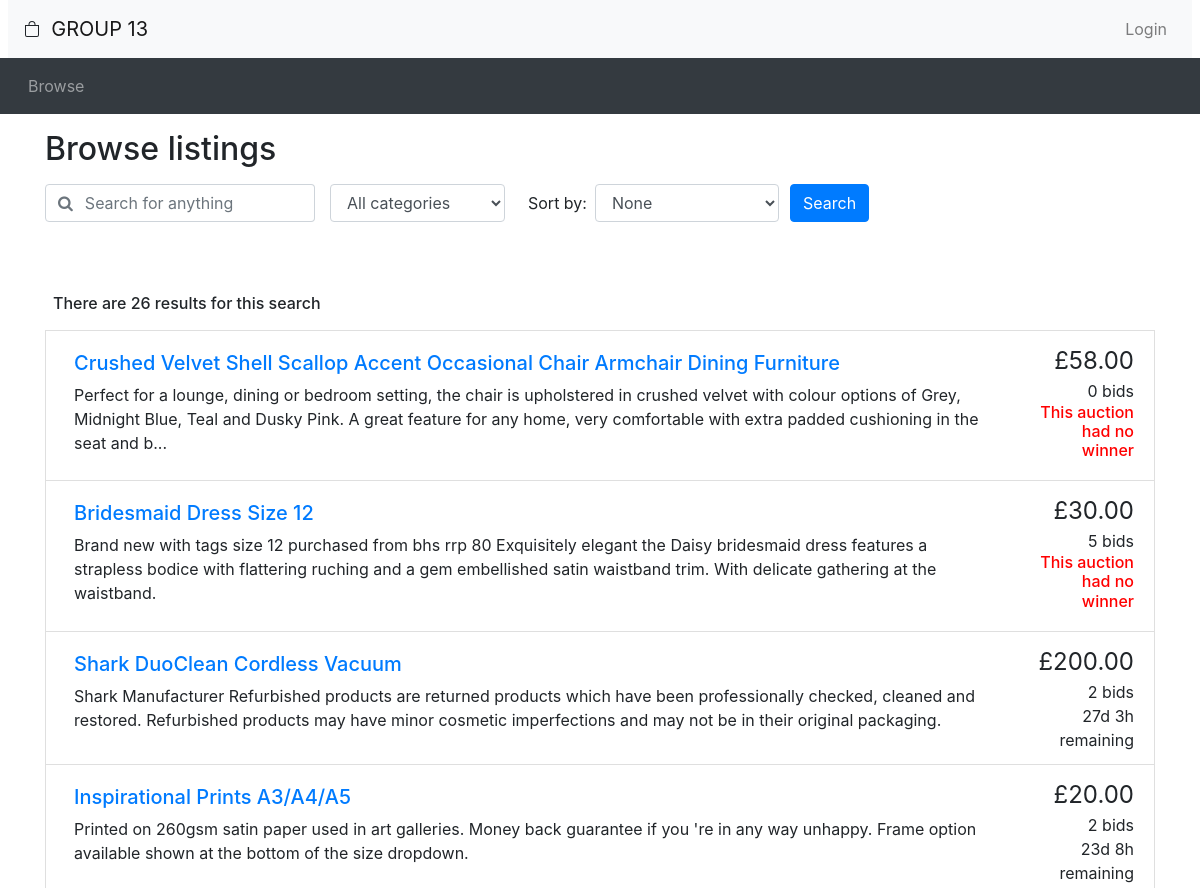
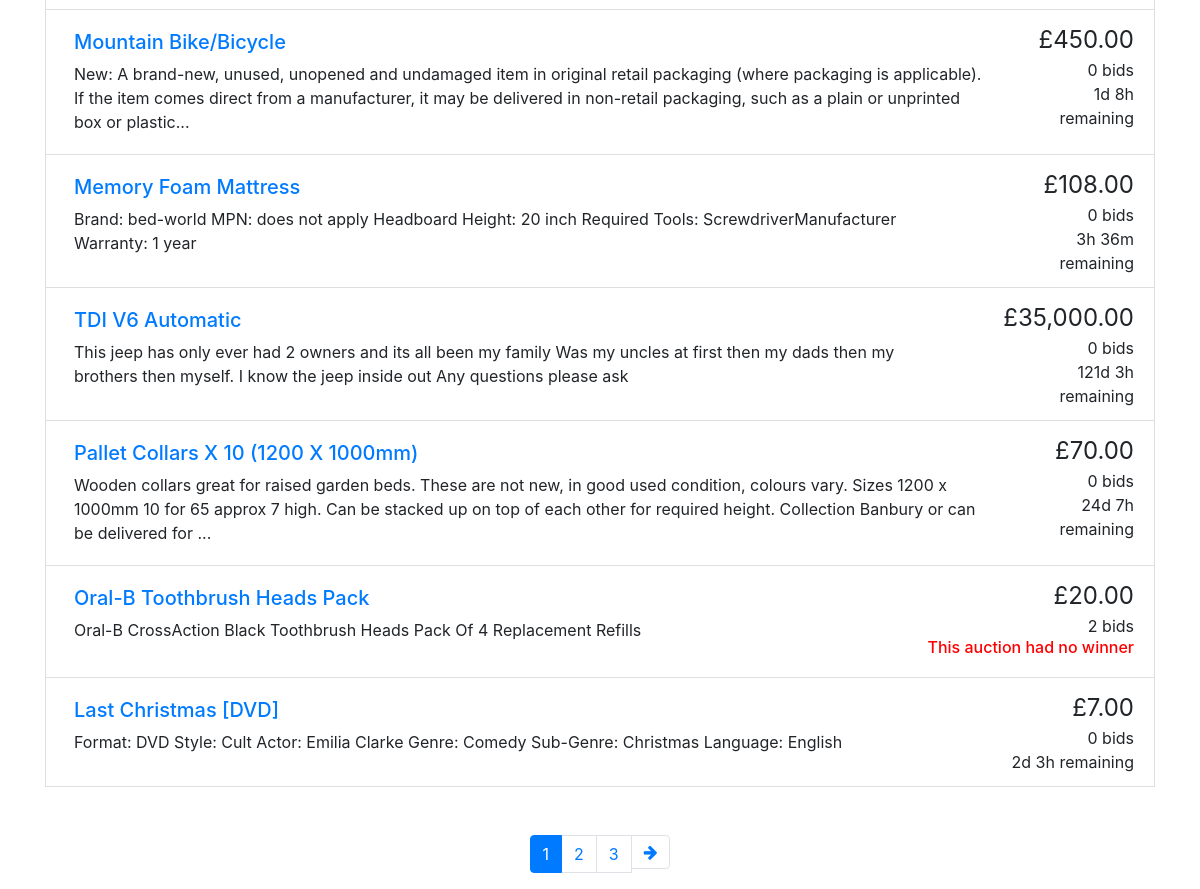
/auction/browse.php, run on the app's committed database (2 pictures, top to bottom).
### tables this page shows
CREATE TABLE IF NOT EXISTS `auction` (
  `auctionNo` int(10) UNSIGNED NOT NULL AUTO_INCREMENT,
  `auctionStatus` tinyint(1) NOT NULL DEFAULT '1',
  `category` varchar(35) NOT NULL DEFAULT 'Other',
  `title` varchar(100) NOT NULL DEFAULT 'Unnamed Auction',
  `auctionDescription` text,
  `startingPrice` int(10) UNSIGNED NOT NULL,
  `reservePrice` int(10) UNSIGNED DEFAULT NULL,
  `increments` int(10) UNSIGNED NOT NULL DEFAULT '1',
  `startDate` datetime NOT NULL,
  `endDate` datetime NOT NULL,
  `sellerId` int(11) UNSIGNED NOT NULL,
  PRIMARY KEY (`auctionNo`),
  KEY `sellerId` (`sellerId`)
);

### auction/utilities.php (the view, shortened to what this page needs)
<?php
function display_time_remaining($interval) {
    if ($interval->days == 0 && $interval->h == 0) {
      $time_remaining = $interval->format('%im %Ss');
    }
    else if ($interval->days == 0) {
      $time_remaining = $interval->format('%hh %im');
    }
    else {
      $time_remaining = $interval->format('%ad %hh');
    }
  return $time_remaining;
}
function print_listing_li($item_id, $title, $desc, $price, $num_bids, $end_time, $auction_status)
{
  if (strlen($desc) > 250) {
    $desc_shortened = substr($desc, 0, 250) . '...';
  }
  else {
    $desc_shortened = $desc;
  }
  if ($num_bids == 1) {
    $bid = ' bid';
  }
  else {
    $bid = ' bids';
  }
  $now = new DateTime();
  if (gettype($end_time) != 'object') {$end_time = new DateTime($end_time);}
  if ($now > $end_time && $auction_status == 0 ) {
    $fetch_winner_query = "SELECT email FROM buyer WHERE buyerId = (SELECT buyerId FROM winner WHERE auctionNo = '$item_id') ";
    $fetch_winner = mysqli_fetch_row(mysqli_query($GLOBALS['connection'], $fetch_winner_query));
    if (!$fetch_winner) {
      $time_remaining = "<h6 style=\"color:red\">This auction had no winner</h6>";
    }
    else {
      if (isset($_SESSION['username']) && $fetch_winner[0] == $_SESSION['username']) {$fetch_winner[0] = 'you';}
      $time_remaining = "<h6 style=\"color:green\">This auction was won by $fetch_winner[0]";
    }
  }
  else {
    $time_to_end = date_diff($now, $end_time);
    $time_remaining = display_time_remaining($time_to_end) . ' remaining';
  }
  echo('
    <li class="list-group-item d-flex justify-content-between">
    <div class="p-2 mr-5"><h5><a href="listing.php?item_id=' . $item_id . '">' . $title . '</a></h5>' . $desc_shortened . '</div>
    <div class="text-right "><span style="font-size: 1.5em">£' . number_format($price, 2) . '</span><br/>' . $num_bids . $bid . '<br/>' . $time_remaining . '</div>
  </li>'
  );
}
?>

### auction/footer.php (shortened to what this page needs)
</body>
</html>

### auction/header.php (shortened to what this page needs)
<?php require("utilities.php")?>
<?php require("footer.php")?>
<!doctype html>
<html lang="en">
<head>
  <link rel="stylesheet" href="css/bootstrap.min.css">
  <link rel="stylesheet" href="https://cdnjs.cloudflare.com/ajax/libs/font-awesome/4.7.0/css/font-awesome.min.css">
  <link rel="stylesheet" href="css/custom.css">
</head>
<body>
<nav class="navbar navbar-expand-lg navbar-light bg-light mx-2">
  <a class="navbar-brand" href="browse.php">&nbsp; GROUP 13 </a>
  <ul class="navbar-nav ml-auto">
    <li class="nav-item">
<?php
  if (isset($_SESSION['logged_in']) && $_SESSION['logged_in'] == true) {
    echo '<a class="nav-link" href="logout.php">Logout</a>';
  }
  else {
    echo '<button type="button" class="btn nav-link" data-toggle="modal" data-target="#loginModal">Login</button>';
  }
?>
    </li>
  </ul>
</nav>
<nav class="navbar navbar-expand-lg navbar-dark bg-dark">
  <ul class="navbar-nav align-middle">
	<li class="nav-item mx-1">
      <a class="nav-link" href="browse.php">Browse</a>
    </li>
  </ul>
</nav>

### auction/browse.php (shortened to what this page needs)
<?php require("header.php")?>
<div class="container">
<h2 class="my-3">Browse listings</h2>
<div id="searchSpecs">
<form method="get" action="browse.php">
  <div class="row">
    <div class="col-md-3 pr-0">
      <div class="form-group">
	    <div class="input-group">
          <div class="input-group-prepend">
            <span class="input-group-text bg-transparent pr-0 text-muted">
              <i class="fa fa-search"></i>
            </span>
          </div>
          <input type="text" class="form-control border-left-0" id="keyword" placeholder="Search for anything" value="<?= (isset($_GET['keyword'])) ? strip_tags($_GET['keyword']) : '' ?>" name='keyword'>
        </div>
      </div>
    </div>
    <div class="col-md-2 pr-0">
      <div class="form-group">
        <select class="form-control" id="cat" name="cat">
          <option selected value="all">All categories</option>
        </select>
      </div>
    </div>
    <div class="col-md-3 pr-0">
      <div class="form-inline">
        <label class="mx-2" for="order_by">Sort by:</label>
        <select class="form-control" id="order_by" name="order_by">
          <option selected value="selected">None</option>
        </select>
      </div>
    </div>
    <div class="col-sm-1 px-0 ">
      <button type="submit" class="btn btn-primary">Search</button>
    </div>
  </div>
</form>
</div>
</div>
<div class="container mt-5">
<?php
  $query = "SELECT title, auctionNo, auctionDescription, category, endDate, bidNo, auctionStatus,
                CASE WHEN startingPrice>=max(bidAmount) OR max(bidAmount) IS NULL
                THEN startingPrice
                ELSE max(bidAmount)
                END maxJoinPrice
                FROM (SELECT title,auction.auctionNo,auctionDescription,category, endDate, createbid.bidNo, bid.bidAmount, startingPrice, auctionStatus
                      FROM (auction LEFT JOIN createbid ON createbid.auctionNo=auction.auctionNo)
                      LEFT JOIN bid ON createbid.bidNo=bid.bidNo";
  $query_cond = "";
  $order_cond = "";
  $query_cond .= ") AS comprehensive GROUP BY auctionNo";
  $query .= $query_cond;
  $query .= $order_cond;
  $result = mysqli_query($connection, $query) or die('Error connecting to SQL server.');
  $num_results = 0;
  while ($row = mysqli_fetch_assoc($result))
  {
      $num_results ++;
  }
  echo('
    <div class="p-2 mr-5"><h6>There are ' . $num_results . ' results for this search </h6>'  . '</div>');
  $results_per_page = 10;
  $max_page = ceil($num_results / $results_per_page);
  if (!isset($_GET['page']))
  {
    $curr_page = 1;
    $query_cond = " LIMIT 0,10 " ;
    $query .= $query_cond;
    $result = mysqli_query($connection, $query) or die('result.' . mysql_error());
    while ($row = mysqli_fetch_assoc($result))
    {
      $item_id = $row['auctionNo'];
      $title = $row['title'];
      $description = $row['auctionDescription'];
      $current_price = $row['maxJoinPrice'];
      $auction_status = $row['auctionStatus'];
      $bid_num_query = "SELECT COUNT(bidNo) FROM createbid WHERE auctionNo='$item_id'";
      $bid_num_result = mysqli_query($connection, $bid_num_query) or die('result.' . mysql_error());
      $bid_num_row = mysqli_fetch_assoc($bid_num_result);
      $num_bids = $bid_num_row['COUNT(bidNo)'];
      $end_date = $row['endDate'];
      print_listing_li($item_id, $title, $description, $current_price, $num_bids, $end_date, $auction_status);
    }
  }
?>
<nav aria-label="Search results pages" class="mt-5">
  <ul class="pagination justify-content-center">
<?php
  $querystring = "";
  $high_page_boost = max(3 - $curr_page, 0);
  $low_page_boost = max(2 - ($max_page - $curr_page), 0);
  $low_page = max(1, $curr_page - 2 - $low_page_boost);
  $high_page = min($max_page, $curr_page + 2 + $high_page_boost);
if ($num_results)
{
  for ($i = $low_page; $i <= $high_page; $i++) {
    if ($i == $curr_page) {
      echo('
    <li class="page-item active">');
    }
    else {
      echo('
    <li class="page-item">');
    }
    echo('
      <a class="page-link" href="browse.php?' . $querystring . 'page=' . $i . '">' . $i . '</a>
    </li>');
  }
  if ($curr_page != $max_page) {
    echo('
    <li class="page-item">
      <a class="page-link" href="browse.php?' . $querystring . 'page=' . ($curr_page + 1) . '" aria-label="Next">
        <span aria-hidden="true"><i class="fa fa-arrow-right"></i></span>
        <span class="sr-only">Next</span>
      </a>
    </li>');
  }
}
?>
  </ul>
</nav>
</div>
<?php include_once("footer.php")?>

### data on the page
auction: title "Crushed Velvet Shell Scallop Accent Occasional Chair Armchair Dining Furniture", auctionDescription "Perfect for a lounge, dining or bedroom setting, the chair is upholstered in crushed velvet with colour options of Grey, Midnight Blue, Teal and Dusky Pink. A great feature for any home, very comfortable with extra padded cushioning in the seat and b...", price "58.00", num_bids "0", bid "bids", shows "This auction had no winner"
auction: title "Bridesmaid Dress Size 12", auctionDescription "Brand new with tags size 12 purchased from bhs rrp 80 Exquisitely elegant the Daisy bridesmaid dress features a strapless bodice with flattering ruching and a gem embellished satin waistband trim. With delicate gathering at the waistband.", price "30.00", num_bids "5", bid "bids", shows "This auction had no winner"
auction: title "Shark DuoClean Cordless Vacuum", auctionDescription "Shark Manufacturer Refurbished products are returned products which have been professionally checked, cleaned and restored. Refurbished products may have minor cosmetic imperfections and may not be in their original packaging.", price "200.00", num_bids "2", bid "bids", endDate "27d 3h remaining"
auction: title "Inspirational Prints A3/A4/A5", auctionDescription "Printed on 260gsm satin paper used in art galleries. Money back guarantee if you 're in any way unhappy. Frame option available shown at the bottom of the size dropdown.", price "20.00", num_bids "2", bid "bids", endDate "23d 8h remaining"
auction: title "Mountain Bike/Bicycle", auctionDescription "New: A brand-new, unused, unopened and undamaged item in original retail packaging (where packaging is applicable). If the item comes direct from a manufacturer, it may be delivered in non-retail packaging, such as a plain or unprinted box or plastic...", price "450.00", num_bids "0", bid "bids", endDate "1d 8h remaining"
auction: title "Memory Foam Mattress", auctionDescription "Brand: bed-world MPN: does not apply Headboard Height: 20 inch Required Tools: ScrewdriverManufacturer Warranty: 1 year", price "108.00", num_bids "0", bid "bids", endDate "3h 36m remaining"
auction: title "TDI V6 Automatic", auctionDescription "This jeep has only ever had 2 owners and its all been my family Was my uncles at first then my dads then my brothers then myself. I know the jeep inside out Any questions please ask", price "35,000.00", num_bids "0", bid "bids", endDate "121d 3h remaining"
auction: title "Pallet Collars X 10 (1200 X 1000mm)", auctionDescription "Wooden collars great for raised garden beds. These are not new, in good used condition, colours vary. Sizes 1200 x 1000mm 10 for 65 approx 7 high. Can be stacked up on top of each other for required height. Collection Banbury or can be delivered for ...", price "70.00", num_bids "0", bid "bids", endDate "24d 7h remaining"
auction: title "Oral-B Toothbrush Heads Pack", auctionDescription "Oral-B CrossAction Black Toothbrush Heads Pack Of 4 Replacement Refills", price "20.00", num_bids "2", bid "bids", shows "This auction had no winner"
auction: title "Last Christmas [DVD]", auctionDescription "Format: DVD Style: Cult Actor: Emilia Clarke Genre: Comedy Sub-Genre: Christmas Language: English", price "7.00", num_bids "0", bid "bids", endDate "2d 3h remaining"

### other printed values
$num_results "26"
